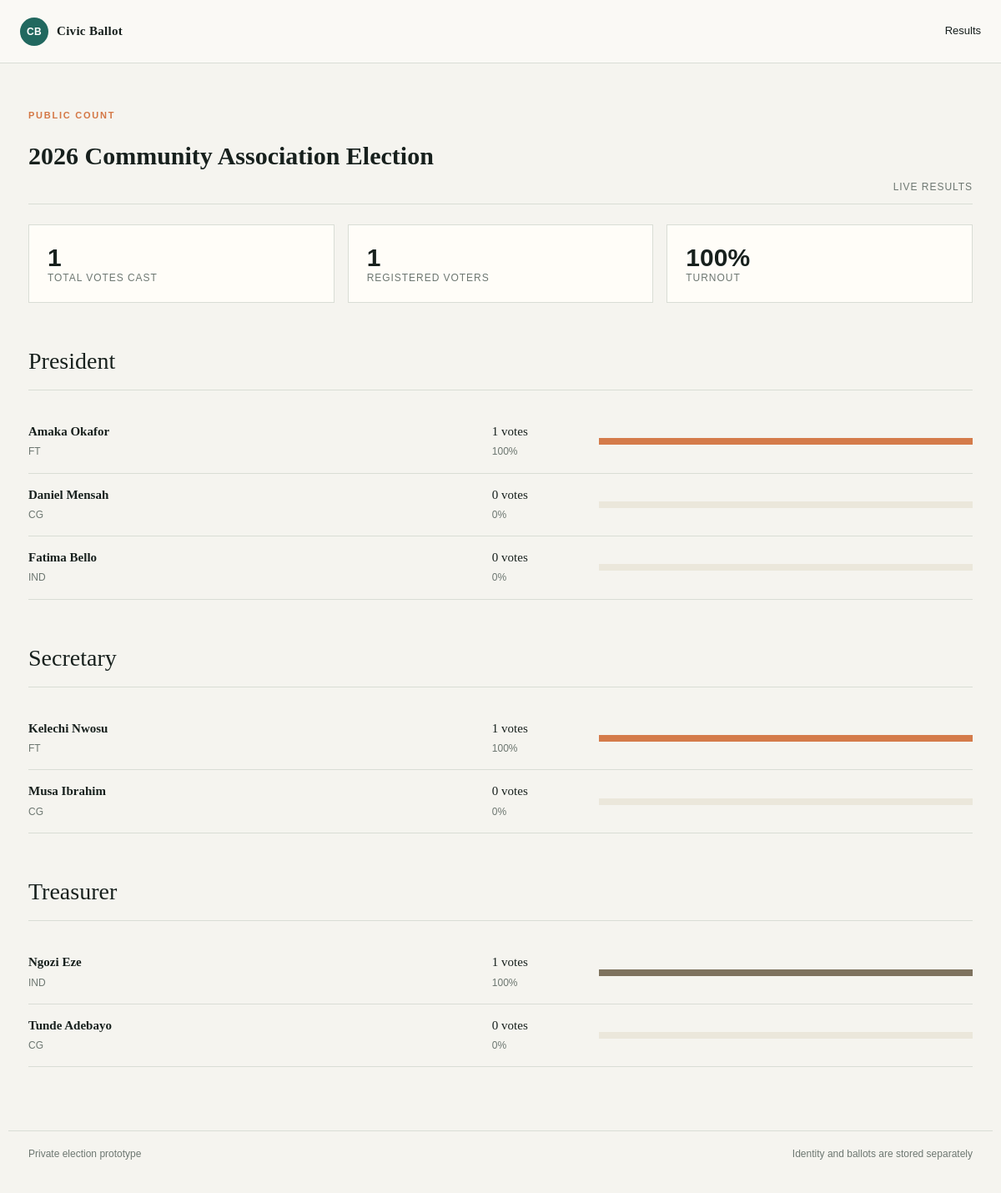
The app's page /results.php with its own data.
### tables this page shows
CREATE TABLE `elections` (
  `id` int(10) UNSIGNED NOT NULL,
  `title` varchar(160) NOT NULL,
  `description` text NOT NULL,
  `opens_at` datetime NOT NULL,
  `closes_at` datetime NOT NULL,
  `status` enum('draft','open','closed') NOT NULL DEFAULT 'draft',
  `results_mode` enum('live','after_close') NOT NULL DEFAULT 'after_close',
  `created_at` timestamp NOT NULL DEFAULT current_timestamp()
);

CREATE TABLE `offices` (
  `id` int(10) UNSIGNED NOT NULL,
  `election_id` int(10) UNSIGNED NOT NULL,
  `name` varchar(120) NOT NULL,
  `display_order` tinyint(3) UNSIGNED NOT NULL DEFAULT 1
);

### config/database.php (called while the page is built, shortened)
<?php
function db(): PDO
{
    static $pdo;
    if ($pdo instanceof PDO) {
        return $pdo;
    }
    $host = getenv('DB_HOST') ?: '127.0.0.1';
    $name = getenv('DB_NAME') ?: 'civic_ballot';
    $user = getenv('DB_USER') ?: 'civic_ballot';
    $pass = getenv('DB_PASS') ?: 'civic_ballot';
    $pdo = new PDO(
        "mysql:host={$host};dbname={$name};charset=utf8mb4",
        $user,
        $pass,
        [
            PDO::ATTR_ERRMODE => PDO::ERRMODE_EXCEPTION,
            PDO::ATTR_DEFAULT_FETCH_MODE => PDO::FETCH_ASSOC,
            PDO::ATTR_EMULATE_PREPARES => false,
        ]
    );
    return $pdo;
}

### config/app.php (called while the page is built, shortened)
<?php
require_once __DIR__ . '/database.php';
function e(string $value): string { return htmlspecialchars($value, ENT_QUOTES, 'UTF-8'); }
function current_election(): array
{
    $stmt = db()->query("SELECT * FROM elections WHERE status = 'open' ORDER BY opens_at DESC LIMIT 1");
    return $stmt->fetch() ?: [];
}

### results.php (the view)
<?php
require_once 'config/app.php'; $pageTitle = 'Election results'; $pdo = db(); $election = current_election();
$total = $pdo->prepare('SELECT COUNT(*) FROM ballots WHERE election_id = ?'); $total->execute([$election['id'] ?? 0]); $totalVotes = (int) $total->fetchColumn();
$registered = $pdo->prepare('SELECT COUNT(*) FROM voter_election_status WHERE election_id = ?'); $registered->execute([$election['id'] ?? 0]); $registeredVoters = (int) $registered->fetchColumn();
$offices = $pdo->prepare('SELECT * FROM offices WHERE election_id = ? ORDER BY display_order'); $offices->execute([$election['id'] ?? 0]); include 'includes/header.php';
?><div class="section-heading"><div><div class="eyebrow">Public count</div><h1><?= e($election['title'] ?? 'Election results') ?></h1></div><span class="label"><?= e($election['results_mode'] ?? 'after_close') === 'live' ? 'Live results' : 'Published after close' ?></span></div><div class="grid"><div class="panel"><div class="stat"><?= $totalVotes ?></div><div class="label">Total votes cast</div></div><div class="panel"><div class="stat"><?= $registeredVoters ?></div><div class="label">Registered voters</div></div><div class="panel"><div class="stat"><?= $registeredVoters ? round($totalVotes / $registeredVoters * 100) : 0 ?>%</div><div class="label">Turnout</div></div></div><?php foreach ($offices as $office): ?><section style="margin-top:48px"><div class="section-heading"><h2><?= e($office['name']) ?></h2></div><?php $stmt = $pdo->prepare('SELECT c.name, p.abbreviation, p.color, COUNT(bc.candidate_id) votes FROM candidates c JOIN parties p ON p.id = c.party_id LEFT JOIN ballot_choices bc ON bc.candidate_id = c.id JOIN offices o ON o.id = c.office_id WHERE c.office_id = ? GROUP BY c.id ORDER BY votes DESC, c.id'); $stmt->execute([$office['id']]); foreach ($stmt as $row): $percent = $totalVotes ? round($row['votes'] / $totalVotes * 100) : 0; ?><div class="results-row"><strong><?= e($row['name']) ?><br><span class="party"><?= e($row['abbreviation']) ?></span></strong><span><?= (int) $row['votes'] ?> votes<br><span class="party"><?= $percent ?>%</span></span><div class="bar"><span style="width:<?= $percent ?>%;background:<?= e($row['color']) ?>"></span></div></div><?php endforeach; ?></section><?php endforeach; ?><?php include 'includes/footer.php'; ?>

### assets/style.css (style rules this page uses)
:root { --ink:#17201d;--muted:#6d7771;--paper:#f5f4ef;--panel:#fffdf8;--line:#d9ddd5;--teal:#21685f;--orange:#d47745;--cream:#ebe7db }
* { box-sizing:border-box }
body { margin:0;background:var(--paper);color:var(--ink);font:15px/1.55 Georgia,serif }
.eyebrow { color:var(--orange);font:700 11px Arial,sans-serif;letter-spacing:.16em;text-transform:uppercase }
.section-heading { display:flex;justify-content:space-between;align-items:end;border-bottom:1px solid var(--line);padding-bottom:13px;margin-bottom:24px }
.section-heading h2 { font-size:28px;font-weight:400;margin:0 }
.grid { display:grid;grid-template-columns:repeat(3,1fr);gap:16px }
.panel,.candidate { background:var(--panel);border:1px solid var(--line);padding:22px }
.stat { font:700 30px Arial,sans-serif }
.label { color:var(--muted);font:12px Arial,sans-serif;text-transform:uppercase;letter-spacing:.08em }
.party { font:12px Arial,sans-serif;color:var(--muted) }
.results-row { display:grid;grid-template-columns:1.2fr 110px 1fr;gap:18px;align-items:center;padding:14px 0;border-bottom:1px solid var(--line) }
.bar { height:8px;background:var(--cream) }
.bar span { display:block;height:100%;background:var(--teal) }

### records on screen
elections: title "2026 Community Association Election"
offices: name "President", name "Amaka Okafor", abbreviation "FT", votes "1", percent "100", name "Daniel Mensah", abbreviation "CG", votes "0", percent "0", name "Fatima Bello", abbreviation "IND"
offices: name "Secretary", name "Kelechi Nwosu", abbreviation "FT", votes "1", percent "100", name "Musa Ibrahim", abbreviation "CG", votes "0", percent "0"
offices: name "Treasurer", name "Ngozi Eze", abbreviation "IND", votes "1", percent "100", name "Tunde Adebayo", abbreviation "CG", votes "0", percent "0"

### other values on screen
$totalVotes "1"
$registeredVoters "1"
$totalVotes / $registeredVoters * 100 "100"
